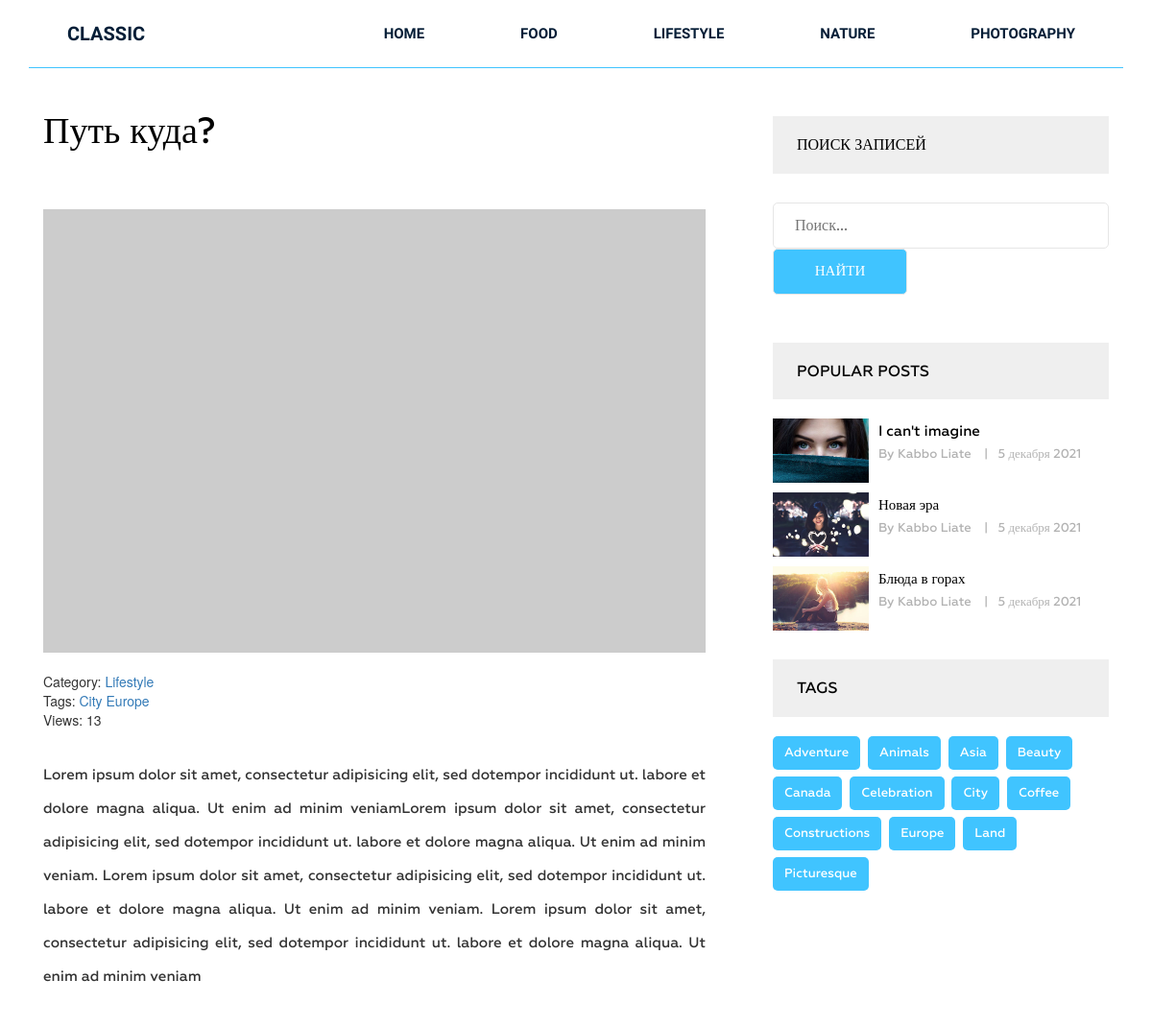
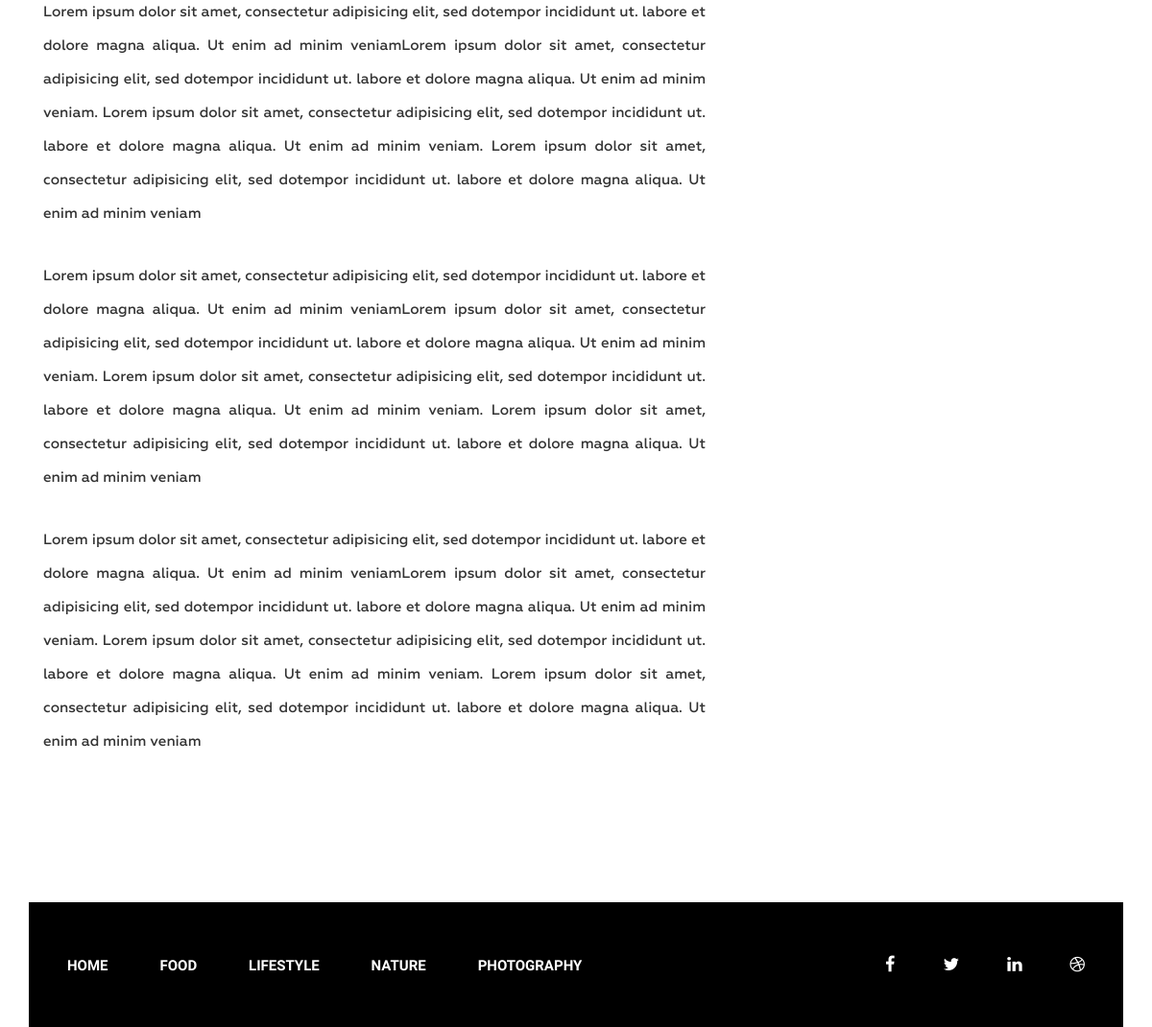
Page /post/put-kuda/ on the committed database (2 pictures, top to bottom).
### blog/models.py (models this page shows, shortened)
class Category(models.Model):
    title = models.CharField(max_length=255, verbose_name='Название')
    slug = models.SlugField(max_length=255, verbose_name='URL', unique=True)
    def __str__(self):
        return self.title
    class Meta:
        verbose_name = "Категория"
        verbose_name_plural = "Категории"
        ordering = ['title']
    def get_absolute_url(self):
        return reverse('category', kwargs={'slug': self.slug})

class Post(models.Model):
    title = models.CharField(max_length=255, verbose_name='Название')
    slug = models.SlugField(max_length=255, verbose_name='URL', unique=True)
    content = models.TextField(verbose_name='Текст', blank=True)
    author = models.CharField(max_length=150, verbose_name='Автор')
    created_at = models.DateTimeField(auto_now_add=True, verbose_name='Опубликовано')
    photo = models.ImageField(upload_to='photos/%Y/%m/%d/', blank=True, verbose_name='Фото')
    views = models.IntegerField(default=0, verbose_name='Просмотры')
    category = models.ForeignKey(Category, on_delete=models.PROTECT, related_name='posts', verbose_name="Категория")
    tag = models.ManyToManyField(Tag, blank=True, related_name='posts', verbose_name='Тэг')
    def __str__(self):
        return self.title
    def get_absolute_url(self):
        return reverse('post', kwargs={'slug': self.slug})
    class Meta:
        verbose_name = "Статья"
        verbose_name_plural = "Статьи"
        ordering = ['-created_at']

class Tag(models.Model):
    title = models.CharField(max_length=255, verbose_name='Название')
    slug = models.SlugField(max_length=255, verbose_name='URL', unique=True)
    def get_absolute_url(self):
        return reverse('tag', kwargs={'slug': self.slug})
    class Meta:
        verbose_name = "Тег"
        verbose_name_plural = "Теги"
        ordering = ['title']

### blog/views.py (the view)
# urls.py: path('post/<str:slug>/', SinglePost.as_view(), name='post'),
class SinglePost(DetailView):
    model = Post
    template_name = 'blog/single.html'
    context_object_name = 'post'
    def get_context_data(self, **kwargs):
        context = super().get_context_data(**kwargs)
        context['title'] = Post.objects.get(slug=self.kwargs['slug'])
        self.object.views = F('views') + 1
        self.object.save()
        self.object.refresh_from_db()
        return context

### blog/templatetags/menu.py (called while the page is built)
@register.inclusion_tag('blog/menu_tag.html')
def show_menu(class_menu='menu'):
    categories = Category.objects.all()
    return {'categories': categories, 'class_menu': class_menu}

### blog/templatetags/sidebar.py (called while the page is built)
@register.inclusion_tag('blog/sidebar_tag.html')
def get_popular_post(cnt=3):
    posts = Post.objects.order_by('-views')[:cnt]
    return {'posts': posts}

@register.inclusion_tag('blog/tag_bar.html')
def get_tags():
    tags = Tag.objects.all()
    return {'tags': tags}

### blog/templates/blog/single.html (shortened to what this page needs)
{% extends 'base.html' %}
{% load static %}
{% load sidebar %}
{% block content %}
        <section class="single-blog-area">
            <div class="container">
                <div class="row">
                   <div class="col-md-12">
                    <div class="border-top">
                        <div class="col-md-8">
                        <div class="blog-area">
                            <div class="blog-area-part">
                                <h2>{{post.title}}</h2>
                                <div>
                                    {% if post.photo %}
                                    <img src="{{ post.photo.url }}" alt="{{post.title}}" width="300">
                                    {% else %}
                                     <img src="https://picsum.photos/seed/picsum/300/201" alt="{{post.title}}"
                                          width="300">
                                    {% endif %}
                                     <br>
                                    <br>
                                    <span> Category: <a href="{{ post.category.get_absolute_url }}">{{ post.category}}</a></span>
                                    {% if post.tag.exists %}
                                    <br>
                                    <span>  Tags:
                                            {% for t in post.tag.all %}
                                                <a href="{{ t.get_absolute_url }}">{{ t.title }}</a>
                                            {% endfor %}
                                    </span>
                                    {% endif %}
                                    <br>
                                    Views: {{ post.views }}
                                </div>
                                <div class="for-style">
                                    {{ post.content|safe }}
                                </div>
                            </div>
                        </div>
                    </div>
                    <div class="col-md-4">
                        <div class="newsletter">
                            <h2 class="sidebar-title">Поиск записей</h2>
                            <form action="{% url 'search' %}" method="get">
                                <input type="text" name="s" placeholder="Поиск...">
                                <input type="submit" value="Найти">
                            </form>
                        </div>
                            {% get_popular_post %}
                            {% get_tags %}
                    </div>
                    </div>
                    </div>
                </div>
            </div>
        </section>
{% endblock %}

### templates/base.html (shortened to what this page needs)
{% load static %}
{% load cache %}
<!DOCTYPE html>
<html lang="en">
<head>
    <link rel="stylesheet" href="{% static 'css/bootstrap.css' %}">
    <link rel="stylesheet" href="{% static 'css/font-awesome.min.css' %}">
    <link rel="stylesheet" href="{% static 'css/owl.carousel.min.css' %}">
    <link rel="stylesheet" href="{% static 'css/owl.theme.default.min.css' %}">
    <link rel="stylesheet" href="{% static 'style.css' %}">
    <link rel="stylesheet" href="{% static 'responsive.css' %}">
</head>
<body>
    <div class="wrapper">
        {% include 'inc/_header.html'%}
        {% block content %}{% endblock %}
        {% cache 60 'footer' %}
        {% include 'inc/_footer.html'%}
        {% endcache %}
    </div>
</body>
</html>

### templates/inc/_header.html
{% load menu %}
<header class="header">
            <div class="container">
                <div class="row">
                    <div class="col-md-2">
                        <div class="logo">
                            <h2><a href="{% url 'home' %}">Classic</a></h2>
                        </div>
                    </div>
                    <div class="col-md-10">
                        {% show_menu %}
                    </div>
                </div>
            </div>
        </header>

### blog/templates/blog/menu_tag.html
<div class="{{ class_menu }}">
    <ul>
        <li><a href="{% url 'home'%}">Home</a></li>
        {% for item in categories %}
        <li><a href="{{ item.get_absolute_url }}">{{ item.title }}</a></li>
        {% endfor %}
    </ul>
</div>

### blog/templates/blog/sidebar_tag.html
<h2 class="sidebar-title">Popular posts</h2>
<div class="grid">
    {% for post in posts %}
    <div class="portfolio-item popular">
    {% if post.photo %}
    <img src="{{ post.photo.url }}" alt="{{post.title}}">
    {% else %}
     <img src="https://picsum.photos/seed/picsum/300/201" alt="{{post.title}}">
    {% endif %}
    <div class="portfolio-text">
        <h5><a href="{{ post.get_absolute_url }}">{{post.title}}</a></h5>
        <p>By {{post.author}} <span>|</span>{{post.created_at|date:"j E Y"}}</p>
    </div>
    </div>
    {% endfor %}
</div>

### blog/templates/blog/tag_bar.html
<div class="tags">
    <h2 class="sidebar-title">Tags</h2>
    {% for t in tags %}
        <p><a href="{{ t.get_absolute_url }}">{{ t.title }}</a></p>
    {% endfor %}
</div>

### templates/inc/_footer.html
{% load menu %}
        <footer class="footer">
            <div class="container">
                <div class="row">
                    <div class="col-md-12">
                        <div class="footer-bg">
                            <div class="row">
                                <div class="col-md-9">
                                    {% show_menu 'footer-menu' %}
                                </div>
                                <div class="col-md-3">
                                    <div class="footer-icon">
                                        <p><a href="#"><i class="fa fa-facebook" aria-hidden="true"></i></a><a href="#"><i class="fa fa-twitter" aria-hidden="true"></i></a><a href="#"><i class="fa fa-linkedin" aria-hidden="true"></i></a><a href="#"><i class="fa fa-dribbble" aria-hidden="true"></i></a></p>
                                    </div>
                                </div>
                            </div>
                        </div>
                    </div>
                </div>
            </div>
        </footer>

### siteblog/static/style.css (style rules this page uses)
.wrapper header.header .logo h2 { margin: 0 0 0 40px; padding: 0; }
.wrapper header.header .logo h2 a { color: #061e37; font-family: "Raleway", sans-serif; font-size: 20px; font-weight: 700; text-decoration: none; line-height: 70px; padding: 22px 0; text-transform: uppercase; }
.wrapper header.header .menu { margin: 0 }
.wrapper header.header .menu ul { float: right; margin: 0; padding: 0; margin-right: 4px; }
.wrapper header.header .menu ul li { display: inline-block; list-style: outside none none; margin: 0 -4px 0 0; }
.wrapper header.header .menu ul li a { color: rgb(6, 30, 55); font-family: "Raleway", sans-serif; font-size: 15px; font-weight: 600; line-height: 70px; padding: 26px 50px; text-decoration: none; text-transform: uppercase; }
.wrapper footer.footer { height: 130px; }
.wrapper footer .footer-bg { background: #000 none repeat scroll 0 0; height: 130px; overflow: hidden; }
.wrapper footer.footer .footer-menu { margin: 0 }
.wrapper footer.footer .footer-menu ul { line-height: 130px; margin: 0; padding: 0; }
.wrapper footer.footer .footer-menu ul li { display: inline; list-style: outside none none; margin: 0; padding: 30px 0px; }
.wrapper footer.footer .footer-menu ul li a { color: #fff; font-family: "Raleway", sans-serif; font-size: 15px; font-weight: 600; line-height: 70px; margin-left: 40px; padding: 26px 10px 26px 0; text-decoration: none; text-transform: uppercase; }
.wrapper footer.footer .footer-icon p { float: right; line-height: 130px; }
.wrapper footer.footer .footer-icon p i { color: #fff; font-size: 18px; margin-right: 30px; padding: 10px; }
.single-blog-area { margin-bottom: 100px; }
.single-blog-area .border-top { border-top: 1px solid #40c4ff; }
.single-blog-area h2 { color: #010101; font-family: Geometria; font-size: 38px; font-weight: 500; margin-bottom: 60px; margin-top: 45px; }
.single-blog-area p { font-family: Geometria; font-size: 15px; font-weight: 500; line-height: 35px; position: relative; text-align: justify; }
.single-blog-area .blog-area-part p { margin-top: 30px; }
.single-blog-area .for-style { margin-bottom: 50px; }
.single-blog-area img { width: 100% }
.single-blog-area .blog-area { margin-right: 40px; }
.single-blog-area form input { border: 1px solid #e6e6e6; margin: 0; padding: 12px 22px; border-radius: 5px; width: 100% }
.single-blog-area form input[placeholder] { color: #000; font-family: Geometria; font-size: 16px; font-weight: 500; }
.single-blog-area form { margin: 50px 0 0; position: relative; }
.grid .portfolio-item { margin-bottom: 30px; }
.grid .portfolio-item img { float: left; height: 72px; width: 72px; }
.single-blog-area .grid .portfolio-item .portfolio-text { margin-left: 110px; }
.single-blog-area .grid .portfolio-item .portfolio-text h5 { margin: 0 }
.single-blog-area .grid .portfolio-item .portfolio-text h5 a { color: #000; font-family: Geometria; font-size: 15px; font-weight: 500; line-height: 27px; text-decoration: none; }
.single-blog-area .grid .portfolio-item .portfolio-text p { font-family: Geometria; font-size: 13px; font-weight: 500; line-height: 20px; color: #b2b2b2; }
.single-blog-area .grid .portfolio-item .portfolio-text p span { margin: 0 10px; }
.single-blog-area h2.sidebar-title { background: #efefef none repeat scroll 0 0; color: #000; font-family: Geometria; font-size: 16px; font-weight: 500; margin-bottom: 20px; margin-top: 50px; padding: 21px 25px; text-transform: uppercase; }
.single-blog-area .tags p { background: #40c4ff none repeat scroll 0 0; border-radius: 5px; display: inline-block; font-family: Geometria; font-size: 13px; font-weight: 500; margin-right: 4px; padding: 0 12px; margin-bottom: 7px; }
.single-blog-area .tags p a { color: #fff; display: inline-block; text-decoration: none; }
.single-blog-area .newsletter form { margin: 30px 0 0; }
.single-blog-area .newsletter input[type="submit"] { width: 40%; background: #40c4ff; color: #fff; text-transform: uppercase; font-family: Geometria; font-size: 15px; font-weight: 500; }
.grid .portfolio-item img { width: 100px; height: auto; }

### rows in the picture
Category: title "FOOD"
Category: title "LIFESTYLE"
Category: title "NATURE"
Category: title "PHOTOGRAPHY"
Post: title "Путь куда?", category "Lifestyle", views "13", content "Lorem ipsum dolor sit amet, consectetur adipisicing elit, sed dotempor incididunt ut. labore et dolore magna aliqua. Ut enim ad minim veniamLorem ipsum dolor sit amet, consectetur adipisicing elit, sed dotempor incididunt ut. labore et dolore magna aliqua. Ut enim ad minim veniam. Lorem ipsum dolor sit amet, consectetur adipisicing elit, sed dotempor incididunt ut. labore et dolore magna aliqua. Ut enim ad minim veniam. Lorem ipsum dolor sit amet, consectetur adipisicing elit, sed dotempor incididunt ut. labore et dolore magna aliqua. Ut enim ad minim veniam Lorem ipsum dolor sit amet, consectetur adipisicing elit, sed dotempor incididunt ut. labore et dolore magna aliqua. Ut enim ad minim…"
Tag: title "City"
Tag: title "Europe"
Post: photo (picture), title "I can't imagine", author "Kabbo Liate", created_at "5 декабря 2021"
Post: photo (picture), title "Новая эра", author "Kabbo Liate", created_at "5 декабря 2021"
Post: photo (picture), title "Блюда в горах", author "Kabbo Liate", created_at "5 декабря 2021"
Tag: title "Adventure"
Tag: title "Animals"
Tag: title "Asia"
Tag: title "Beauty"
Tag: title "Canada"
Tag: title "Celebration"
Tag: title "Coffee"
Tag: title "Constructions"
Tag: title "Land"
Tag: title "Picturesque"
